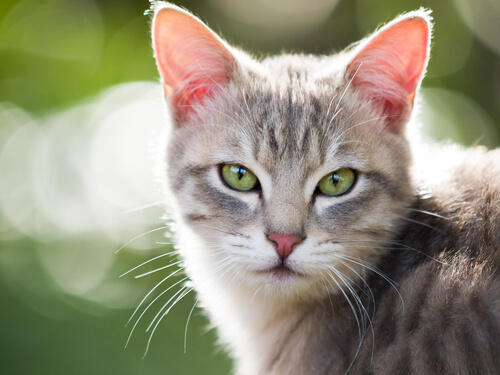
#> input picture outros/gato1.jpg, 500 x 375 px, found by its file name
$ python exemplo_gato.py
#> lines starting #> are read from the running program, lines starting #| are printed output that depends on the picture; after the words box and inside, x2 and y2 are one past the last pixel; in counts of white or black regions, pixels touching at a corner belong together
import cv2
classificadorGato = cv2.CascadeClassifier('cascades\haarcascade_frontalcatface.xml') #carregar arquivo com padroes de face
imagem = cv2.imread('outros\\gato1.jpg')
#> imagem is the input picture: shape (375, 500, 3); mean B, G, R 122.5, 144.7, 148.2
##deixar em escala de cinza
imagemCinza = cv2.cvtColor(imagem, cv2.COLOR_BGR2GRAY)
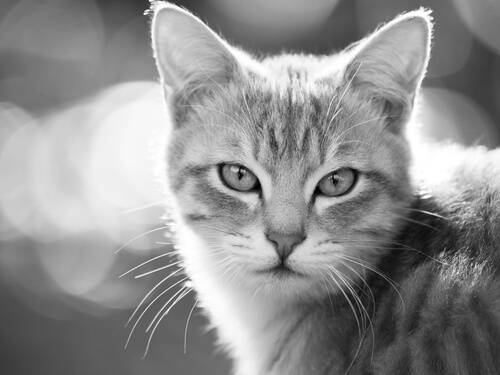
#> imagemCinza: shape (375, 500); min 0, max 255, mean 143.2
# detectar face na imagem
facesDetectadas = classificadorGato.detectMultiScale(imagemCinza, scaleFactor=1.1, minNeighbors=9)
#> facesDetectadas = [[183, 100, 208, 208]]
print(len(facesDetectadas))
#| 1
print(facesDetectadas)
#| [[183 100 208 208]]
for (x, y, l, a) in facesDetectadas:
    print(x, y, l, a)
    #      imagem|coordenadas da face| coordenadas do desenho| cor da borda | e largura da borda
    cv2.rectangle(imagem,(x, y), (x + l, y + a), (0, 0, 255), 2)  #desenhar o retangulo
#> this loop made 1 pass
#| 183 100 208 208
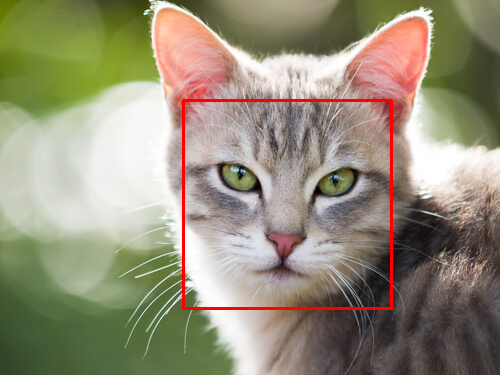
#> imagem: shape (375, 500, 3); 1.33% of pixels changed, all inside (x1, y1, x2, y2) = (182, 99, 393, 310)
cv2.imshow ("Faces detectadas", imagem)
cv2.waitKey()

$ run again, with outros/gato2.jpg copied over outros/gato1.jpg
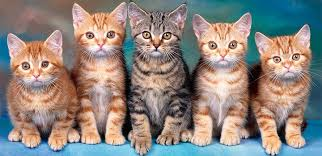
#> input picture outros/gato2.jpg, 322 x 156 px, found by its file name
#> imagem is the input picture: shape (156, 322, 3); mean B, G, R 127.9, 133.9, 142.5
#> `imagemCinza = cv2.cvtColor(imagem, cv2.COLOR_BGR2GRAY)`:
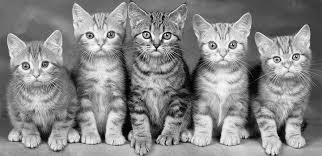
#> imagemCinza: shape (156, 322); min 0, max 254, mean 135.8
#> facesDetectadas = [[197, 24, 52, 52], [74, 14, 52, 52], [131, 15, 51, 51], [10, 44, 50, 50]]
#| 4
#| [[197  24  52  52]
#|  [ 74  14  52  52]
#|  [131  15  51  51]
#|  [ 10  44  50  50]]
#> the loop `for (x, y, l, a) in facesDetectadas:` made 4 passes
#> (printed output is left out)
#> after the loop `for (x, y, l, a) in facesDetectadas:`:
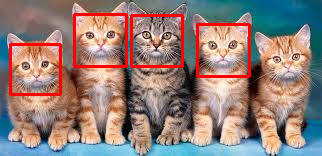
#> imagem: shape (156, 322, 3); 4.87% of pixels changed, all inside (x1, y1, x2, y2) = (9, 13, 251, 96)

$ run again, with outros/gato3.jpg copied over outros/gato1.jpg
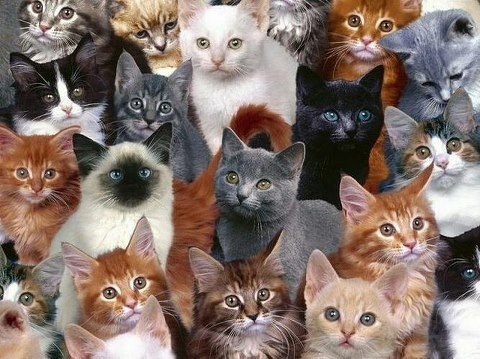
#> input picture outros/gato3.jpg, 480 x 359 px, found by its file name
#> imagem is the input picture: shape (359, 480, 3); mean B, G, R 107, 115.2, 131.8
#> `imagemCinza = cv2.cvtColor(imagem, cv2.COLOR_BGR2GRAY)`:
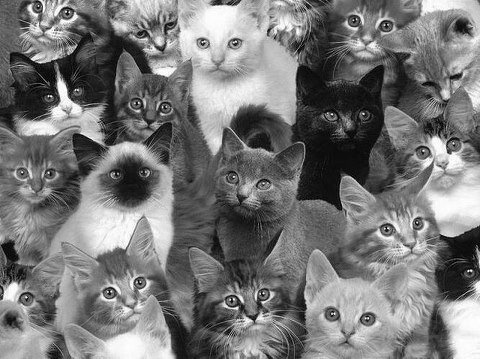
#> imagemCinza: shape (359, 480); min 0, max 255, mean 119.3
#> facesDetectadas = [[7, 149, 59, 59], [182, 12, 76, 76], [93, 141, 75, 75]]
#| 3
#| [[  7 149  59  59]
#|  [182  12  76  76]
#|  [ 93 141  75  75]]
#> the loop `for (x, y, l, a) in facesDetectadas:` made 3 passes
#> (printed output is left out)
#> after the loop `for (x, y, l, a) in facesDetectadas:`:
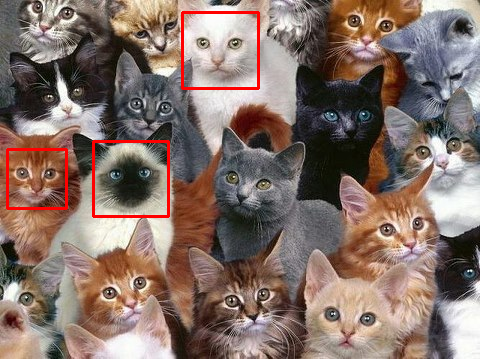
#> imagem: shape (359, 480, 3); 1.46% of pixels changed, all inside (x1, y1, x2, y2) = (6, 11, 260, 218)
